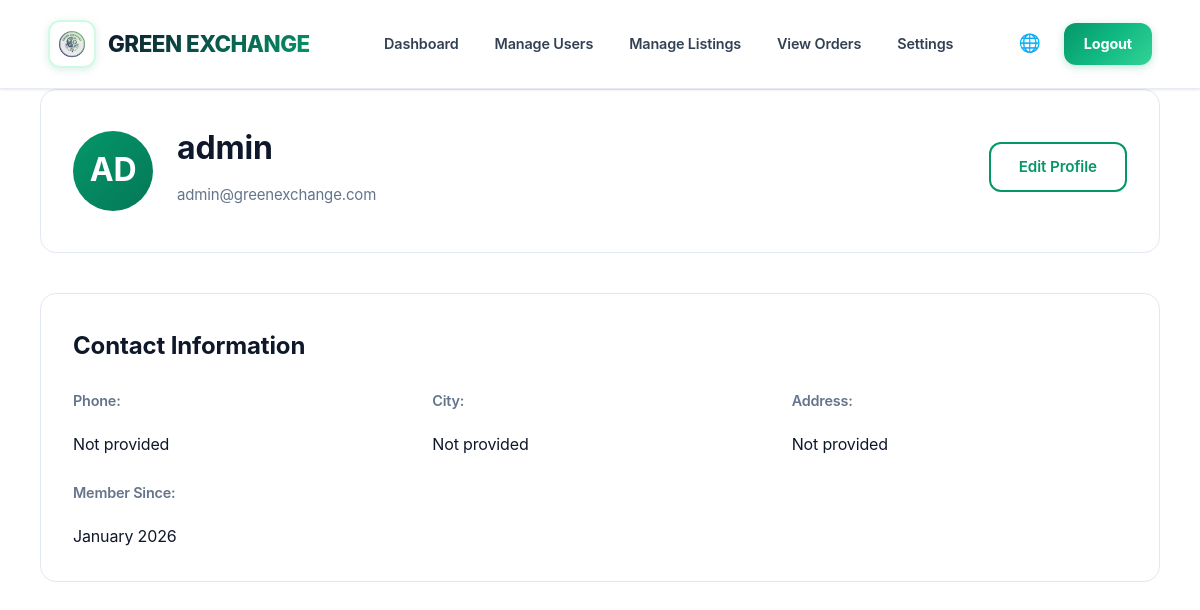
The page /pages/profile.php (signed in) on the database its author committed.
### tables this page shows
CREATE TABLE users (
    id INTEGER PRIMARY KEY AUTOINCREMENT,
    username VARCHAR(50) UNIQUE NOT NULL,
    email VARCHAR(100) UNIQUE NOT NULL,
    password VARCHAR(255) NOT NULL,
    phone VARCHAR(20),
    address TEXT,
    city VARCHAR(100),
    role VARCHAR(10) DEFAULT 'user' CHECK(role IN ('user', 'admin')),
    verified BOOLEAN DEFAULT 0,
    account_fee_paid BOOLEAN DEFAULT 0,
    created_at DATETIME DEFAULT CURRENT_TIMESTAMP
);

### includes/functions.php (called while the page is built, shortened)
<?php
function getCurrentUser() {
    $pdo = getDB();
    $stmt = $pdo->prepare("SELECT * FROM users WHERE id = ?");
    $stmt->execute([$_SESSION['user_id']]);
    return $stmt->fetch();
}
function isAdmin() {
    $user = getCurrentUser();
    return $user && $user['role'] === 'admin';
}
function escape($string) {
    return htmlspecialchars($string, ENT_QUOTES, 'UTF-8');
}

### config/languages.php (called while the page is built, shortened)
<?php
function getCurrentLanguage() {
    return DEFAULT_LANGUAGE;
}
function loadTranslations($lang) {
    $translations = [];
    $lang_file = __DIR__ . "/../lang/{$lang}.php";
    if (file_exists($lang_file)) {
        if (isset($translations) && is_array($translations) && count($translations) > 0) {
            return $translations;
        }
    }
    return [];
}
function t($key, $params = []) {
    static $translations = null;
    static $current_lang = null;
    $lang = getCurrentLanguage();
    if ($translations === null || $current_lang !== $lang || empty($translations)) {
        $current_lang = $lang;
        $translations = loadTranslations($current_lang);
    }
    $translation = isset($translations[$key]) ? $translations[$key] : $key;
    return $translation;
}

### pages/profile.php (the view, shortened to what this page needs)
<?php
require_once __DIR__ . '/../includes/functions.php';
$user = getCurrentUser();
require_once __DIR__ . '/../includes/header.php';
?>
<div class="container">
    <div class="profile-header">
        <div class="profile-info">
            <div class="profile-avatar">
                <?php echo strtoupper(substr($user['username'], 0, 2)); ?>
            </div>
            <div class="profile-details">
                <h1><?php echo escape($user['username']); ?></h1>
                <p class="profile-email"><?php echo escape($user['email']); ?></p>
            </div>
        </div>
        <div class="profile-actions">
            <a href="/pages/edit-profile.php" class="btn btn-outline"><?php echo t('edit_profile'); ?></a>
        </div>
    </div>
    <div class="profile-section">
        <h2><?php echo t('contact_information'); ?></h2>
        <div class="info-grid">
            <div class="info-item">
                <label><?php echo t('phone'); ?>:</label>
                <span><?php echo escape($user['phone'] ?? t('not_provided')); ?></span>
            </div>
            <div class="info-item">
                <label><?php echo t('city'); ?>:</label>
                <span><?php echo escape($user['city'] ?? t('not_provided')); ?></span>
            </div>
            <div class="info-item">
                <label><?php echo t('address'); ?>:</label>
                <span><?php echo escape($user['address'] ?? t('not_provided')); ?></span>
            </div>
            <div class="info-item">
                <label><?php echo t('member_since'); ?>:</label>
                <span><?php echo date('F Y', strtotime($user['created_at'])); ?></span>
            </div>
        </div>
    </div>
</div>
<?php require_once __DIR__ . '/../includes/footer.php'; ?>

### assets/css/style.css (style rules this page uses)
:root { --primary-green: #059669; --primary-green-dark: #047857; --primary-green-light: #d1fae5; --primary-green-lighter: #ecfdf5; --secondary-green: #10b981; --accent-green: #34d399; --green-gradient: linear-gradient(135deg, #059669 0%, #10b981 50%, #34d399 100%); --green-gradient-subtle: linear-gradient(135deg, rgba(5, 150, 105, 0.1) 0%, rgba(16, 185, 129, 0.05) 100%); --text-dark: #0f172a; --text-medium: #334155; --text-gray: #64748b; --text-light: #94a3b8; --text-lighter: #cbd5e1; --bg-white: #ffffff; --bg-light: #f8fafc; --bg-lighter: #f1f5f9; --bg-gradient: linear-gradient(180deg, #ffffff 0%, #f8fafc 100%); --border-light: #e2e8f0; --border-medium: #cbd5e1; --border-dark: #94a3b8; --shadow-xs: 0 1px 2px 0 rgba(0, 0, 0, 0.04); --shadow-sm: 0 1px 3px 0 rgba(0, 0, 0, 0.08), 0 1px 2px 0 rgba(0, 0, 0, 0.04); --shadow-md: 0 4px 6px -1px rgba(0, 0, 0, 0.1), 0 2px 4px -1px rgba(0, 0, 0, 0.06); --shadow-lg: 0 10px 15px -3px rgba(0, 0, 0, 0.1), 0 4px 6px -2px rgba(0, 0, 0, 0.05); --shadow-xl: 0 20px 25px -5px rgba(0, 0, 0, 0.12), 0 10px 10px -5px rgba(0, 0, 0, 0.04); --shadow-2xl: 0 25px 50px -12px rgba(0, 0, 0, 0.15); --shadow-green: 0 10px 25px -5px rgba(5, 150, 105, 0.2); --shadow-green-lg: 0 20px 40px -10px rgba(5, 150, 105, 0.25); --radius-sm: 8px; --radius-md: 12px; --radius-lg: 16px; --radius-xl: 20px; --radius-2xl: 24px; --radius-full: 9999px; --transition-fast: 150ms cubic-bezier(0.4, 0, 0.2, 1); --transition-base: 250ms cubic-bezier(0.4, 0, 0.2, 1); --transition-slow: 350ms cubic-bezier(0.4, 0, 0.2, 1); --transition-bounce: 400ms cubic-bezier(0.68, -0.55, 0.265, 1.55); --spacing-xs: 4px; --spacing-sm: 8px; --spacing-md: 16px; --spacing-lg: 24px; --spacing-xl: 32px; --spacing-2xl: 48px; --spacing-3xl: 64px; }
* { margin: 0; padding: 0; box-sizing: border-box; }
html { scroll-behavior: smooth; }
body { font-family: 'Inter', -apple-system, BlinkMacSystemFont, 'Segoe UI', 'Helvetica Neue', Arial, sans-serif; line-height: 1.65; color: var(--text-dark); background: #fafbfc; background-color: var(--bg-white); font-size: 15px; -webkit-font-smoothing: antialiased; -moz-osx-font-smoothing: grayscale; font-feature-settings: 'kern' 1, 'liga' 1, 'calt' 1; text-rendering: optimizeLegibility; letter-spacing: -0.01em; }
.container { max-width: 1280px; margin: 0 auto; padding: 0 40px; }
.btn { padding: 12px 28px; border-radius: var(--radius-md); font-weight: 600; font-size: 0.95rem; text-decoration: none; display: inline-block; transition: all var(--transition-base); border: none; cursor: pointer; text-align: center; letter-spacing: -0.1px; line-height: 1.5; }
.btn-outline { background: transparent; color: var(--primary-green); border: 2px solid var(--primary-green); position: relative; overflow: hidden; }
.btn-outline::before { content: ''; position: absolute; top: 0; left: 0; right: 0; bottom: 0; background: rgba(209, 250, 229, 0.6); opacity: 0; transition: opacity var(--transition-base); z-index: 0; }
.btn-outline span, .btn-outline { position: relative; z-index: 1; }
label { display: block; margin-bottom: 10px; font-weight: 600; color: var(--text-dark); font-size: 0.9rem; letter-spacing: -0.2px; }

### pages/profile.php (style rules this page uses)
.profile-header { display: flex; justify-content: space-between; align-items: center; margin-bottom: 40px; padding: 32px; background: var(--white); border-radius: 16px; border: 1px solid var(--border-light); }
.profile-info { display: flex; gap: 24px; align-items: center; }
.profile-avatar { width: 80px; height: 80px; border-radius: 50%; background: linear-gradient(135deg, var(--primary-green) 0%, var(--primary-green-dark) 100%); color: white; display: flex; align-items: center; justify-content: center; font-size: 2rem; font-weight: 700; }
.profile-details h1 { font-size: 2rem; margin-bottom: 8px; }
.profile-email { color: var(--text-gray); margin-bottom: 12px; }
.profile-section { background: var(--white); padding: 32px; border-radius: 16px; border: 1px solid var(--border-light); margin-bottom: 32px; }
.profile-section h2 { font-size: 1.5rem; margin-bottom: 24px; color: var(--text-dark); }
.info-grid { display: grid; grid-template-columns: repeat(auto-fit, minmax(250px, 1fr)); gap: 24px; }
.info-item { display: flex; flex-direction: column; gap: 8px; }
.info-item label { font-weight: 600; color: var(--text-gray); font-size: 0.9rem; }
.info-item span { color: var(--text-dark); font-size: 1rem; }

### rows shown on the page
users: username "AD", username "admin", email "admin@greenexchange.com", phone "Not provided", city "Not provided", address "Not provided", created_at "January 2026"

### other values the page prints
t('dashboard') "Dashboard"
t('manage_users') "Manage Users"
t('manage_listings') "Manage Listings"
t('view_orders') "View Orders"
t('settings') "Settings"
t('logout') "Logout"
t('edit_profile') "Edit Profile"
t('contact_information') "Contact Information"
t('phone') "Phone"
t('city') "City"
t('address') "Address"
t('member_since') "Member Since"
